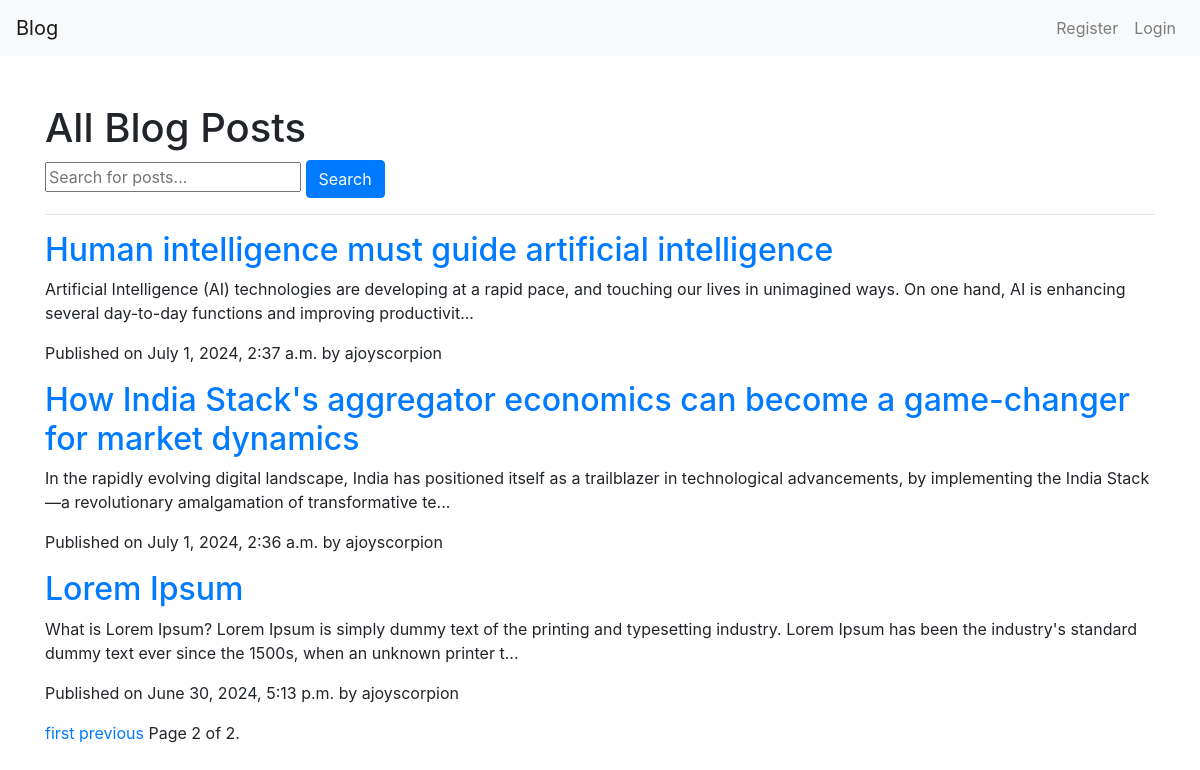
Screenshot of /?page=2 with the database file from the repository.
### blog/models.py (models this page shows, shortened)
class BlogPost(models.Model):
    title = models.CharField(max_length=200)
    content = models.TextField()
    publication_date = models.DateTimeField(auto_now_add=True)
    author = models.ForeignKey(User, on_delete=models.CASCADE)

### blog/views.py (the view)
# urls.py: path('',views.home,name='allBlogs'),
def home(request):
    search_query = request.GET.get('search','')
    posts = BlogPost.objects.all().order_by('-publication_date')
    if search_query:
        posts = posts.filter(title__icontains=search_query) | posts.filter(content__icontains=search_query)
    paginator = Paginator(posts,10)
    page_number = request.GET.get('page')
    page_obj = paginator.get_page(page_number)
    context = {
        'posts': page_obj,
        'is_paginated': page_obj.has_other_pages(),
        'page_obj': page_obj
    }
    return render(request,'home.html',context)

### templates/home.html (shortened to what this page needs)
{% extends 'base.html' %}
{% block content %}
<h1>All Blog Posts</h1>
<form method="GET" action="">
    <input type="text" name="search" placeholder="Search for posts...">
    <button type="submit" class="btn btn-primary">Search</button>
</form>
<hr>
{% for post in posts %}
    <div class="post">
        <h2><a href="{% url 'blogDetails' post.pk %}">{{ post.title }}</a></h2>
        <p>{{ post.content|slice:":200" }}...</p>
        <p>Published on {{ post.publication_date }} by {{ post.author }}</p>
    </div>
{% endfor %}
<div class="pagination">
    {% if is_paginated %}
        <span class="step-links">
            {% if page_obj.has_previous %}
                <a href="?page=1">first</a>
                <a href="?page={{ page_obj.previous_page_number }}">previous</a>
            {% endif %}
            <span class="current">
                Page {{ page_obj.number }} of {{ page_obj.paginator.num_pages }}.
            </span>
        </span>
    {% endif %}
</div>
{% endblock %}

### rows the page displays
BlogPost: title "Human intelligence must guide artificial intelligence", content "Artificial Intelligence (AI) technologies are developing at a rapid pace, and touching our lives in unimagined ways. On one hand, AI is enhancing several day-to-day functions and improving productivit", publication_date "July 1, 2024, 2:37 a.m.", author "ajoyscorpion"
BlogPost: title "How India Stack's aggregator economics can become a game-changer for market dynamics", content "In the rapidly evolving digital landscape, India has positioned itself as a trailblazer in technological advancements, by implementing the India Stack—a revolutionary amalgamation of transformative te", publication_date "July 1, 2024, 2:36 a.m.", author "ajoyscorpion"
BlogPost: title "Lorem Ipsum", content "What is Lorem Ipsum? Lorem Ipsum is simply dummy text of the printing and typesetting industry. Lorem Ipsum has been the industry's standard dummy text ever since the 1500s, when an unknown printer t", publication_date "June 30, 2024, 5:13 p.m.", author "ajoyscorpion"

### other values shown
{{ page_obj.number }} "2"
{{ page_obj.paginator.num_pages }} "2"
